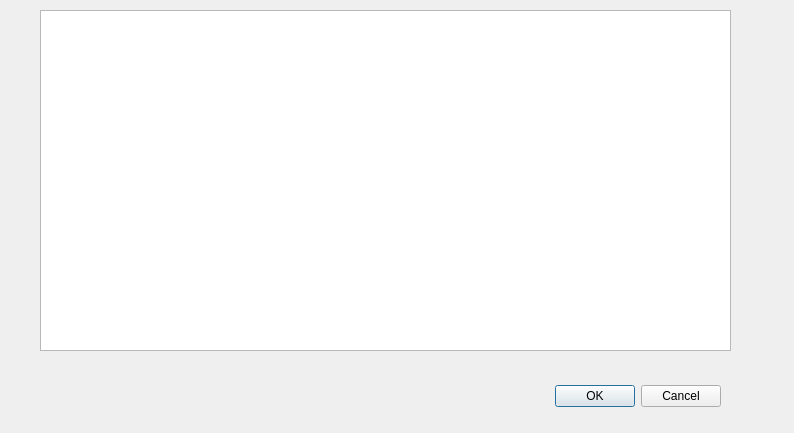
<?xml version="1.0" encoding="UTF-8"?>
<ui version="4.0">
 <class>DInfoBolas</class>
 <widget class="QDialog" name="DInfoBolas">
  <property name="geometry">
   <rect>
    <x>0</x>
    <y>0</y>
    <width>794</width>
    <height>433</height>
   </rect>
  </property>
  <property name="windowTitle">
   <string>Dialog</string>
  </property>
  <widget class="QDialogButtonBox" name="buttonBox">
   <property name="geometry">
    <rect>
     <x>380</x>
     <y>380</y>
     <width>341</width>
     <height>32</height>
    </rect>
   </property>
   <property name="orientation">
    <enum>Qt::Horizontal</enum>
   </property>
   <property name="standardButtons">
    <set>QDialogButtonBox::Cancel|QDialogButtonBox::Ok</set>
   </property>
  </widget>
  <widget class="QListWidget" name="listWidgetBolas">
   <property name="geometry">
    <rect>
     <x>40</x>
     <y>10</y>
     <width>691</width>
     <height>341</height>
    </rect>
   </property>
  </widget>
 </widget>
 <resources/>
 <connections>
  <connection>
   <sender>buttonBox</sender>
   <signal>accepted()</signal>
   <receiver>DInfoBolas</receiver>
   <slot>accept()</slot>
   <hints>
    <hint type="sourcelabel">
     <x>248</x>
     <y>254</y>
    </hint>
    <hint type="destinationlabel">
     <x>157</x>
     <y>274</y>
    </hint>
   </hints>
  </connection>
  <connection>
   <sender>buttonBox</sender>
   <signal>rejected()</signal>
   <receiver>DInfoBolas</receiver>
   <slot>reject()</slot>
   <hints>
    <hint type="sourcelabel">
     <x>316</x>
     <y>260</y>
    </hint>
    <hint type="destinationlabel">
     <x>286</x>
     <y>274</y>
    </hint>
   </hints>
  </connection>
 </connections>
</ui>
